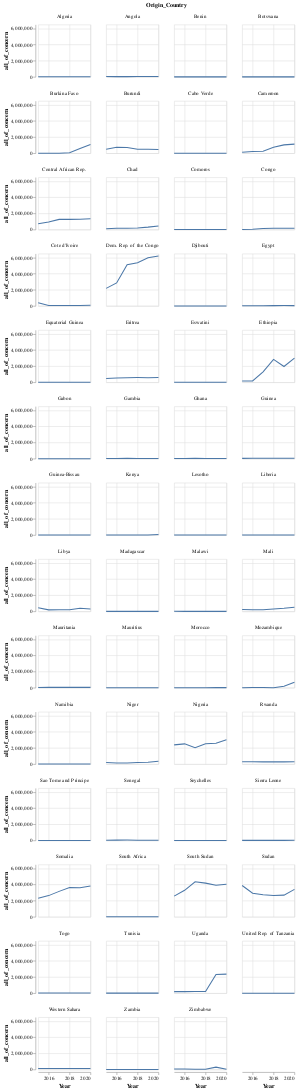

Notebook code for this chart:
### Markdown cell above
# Closer look by country

### Code cell
alt.Chart(df_africa_simplified).mark_line().encode(
    x='Year',
    y='all_of_concern',
    #color='variable',
    tooltip=['Year', 'all_of_concern']
).properties(
    width=100,
    height=100
).facet(
    facet='Origin_Country:N',
    columns=4
)

### Figure 1 — Vega-Lite specification as saved in the notebook (floating-point values rounded to 4 significant figures; data arrays with more than 128 entries replaced by an {"elided": "..."} marker saying what was removed)
{"config": {"view": {"continuousWidth": 400, "continuousHeight": 300}}, "data": {"name": "data-c20b026b9171d8d3b76e4bf690f43b60"}, "facet": {"type": "nominal", "field": "Origin_Country"}, "spec": {"mark": "line", "encoding": {"tooltip": [{"type": "temporal", "field": "Year"}, {"type": "quantitative", "field": "all_of_concern"}], "x": {"type": "temporal", "field": "Year"}, "y": {"type": "quantitative", "field": "all_of_concern"}}, "height": 100, "width": 100}, "columns": 4, "$schema": "https://vega.github.io/schema/vega-lite/v4.8.1.json", "datasets": {"data-c20b026b9171d8d3b76e4bf690f43b60": {"elided": "330 records"}}}
